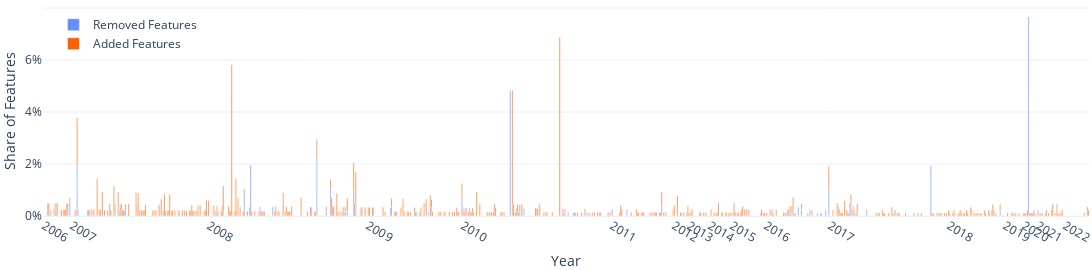

Write notebook code for a chart like this one.
### Code cell
fig = px.bar(
    df_diff.rename(columns={'removed_features_ratio': 'Removed Features', 'added_features_ratio': 'Added Features'}),
    x='new_revision',
    y=['Removed Features', 'Added Features'],
    labels={'value': 'Share of Features', 'new_revision': 'Year', 'variable': ''},
)
committer_date_x_axis(fig, column='new_revision')
percentage_y_axis(fig)
style_bar(fig)
show(fig, 'features', height=default_height)

### Figure 1 — Plotly figure (JSON) as saved in the notebook; plotly's stock layout.template omitted (floating-point values rounded to 4 significant figures; data arrays with more than 128 entries replaced by an {"elided": "..."} marker saying what was removed)
{"data": [{"alignmentgroup": "True", "hovertemplate": "=Removed Features<br>Year=%{x}<br>Share of Features=%{y}<extra></extra>", "legendgroup": "Removed Features", "marker": {"color": "#648FFF", "pattern": {"shape": ""}}, "name": "Removed Features", "offsetgroup": "Removed Features", "orientation": "v", "showlegend": true, "textposition": "auto", "type": "bar", "x": {"elided": "995 str values"}, "xaxis": "x", "y": {"elided": "995 float values"}, "yaxis": "y"}, {"alignmentgroup": "True", "hovertemplate": "=Added Features<br>Year=%{x}<br>Share of Features=%{y}<extra></extra>", "legendgroup": "Added Features", "marker": {"color": "#FE6100", "pattern": {"shape": ""}}, "name": "Added Features", "offsetgroup": "Added Features", "orientation": "v", "showlegend": true, "textposition": "auto", "type": "bar", "x": {"elided": "995 str values"}, "xaxis": "x", "y": {"elided": "995 float values"}, "yaxis": "y"}], "layout": {"bargap": 0, "barmode": "relative", "height": 270, "legend": {"title": {"text": ""}, "tracegroupgap": 0, "x": 0.01, "xanchor": "left", "y": 0.98, "yanchor": "top"}, "margin": {"b": 0, "l": 0, "r": 0, "t": 0}, "width": 1500, "xaxis": {"anchor": "y", "domain": [0, 1], "ticktext": [2006, 2007, 2008, 2009, 2010, 2011, 2012, 2013, 2014, 2015, 2016, 2017, 2018, 2019, 2020, 2021, 2022], "tickvals": ["20061010230047-cba9ef552", "20070104164449-bfe1950c6", "20080105042641-5fee2e1a7", "20090122142714-f6107c7e8", "20100106085449-839fd7107", "20110118135248-3b5acaa43", "20120108164437-d45efd3a9", "20130106193050-cd776cf96", "20140110162615-1bdbf2645", "20150130171238-1cbe93cf4", "20160102011832-dbf5a6da6", "20170103122952-c6725b0af", "20180104102751-a034cab09", "20190106201216-4bdc914ff", "20200129135636-eb7f9acda", "20210101190828-5f2e00f66", "20220101135734-5f6817020"], "title": {"text": "Year"}}, "yaxis": {"anchor": "x", "domain": [0, 1], "tickformat": ",.0%", "title": {"text": "Share of Features"}}}}
